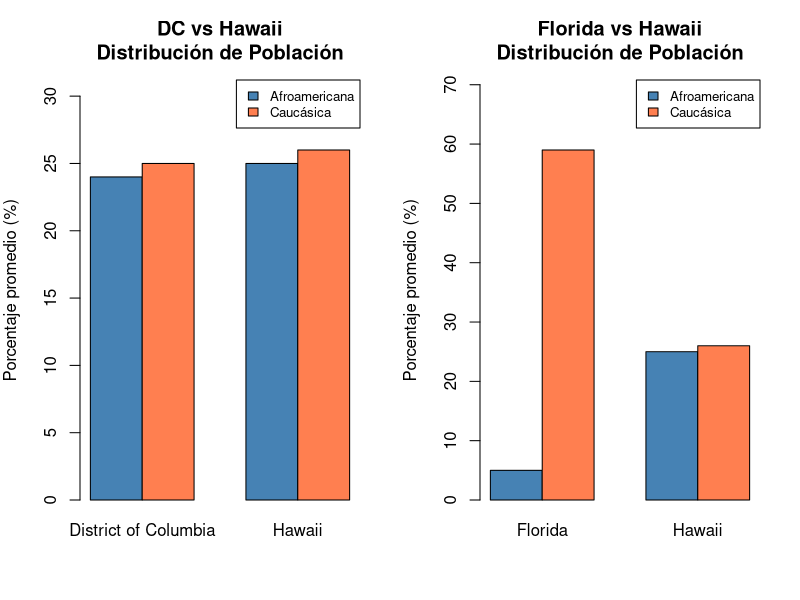

R code for this plot:
# =============================================================================
# ANÁLISIS ESTADÍSTICO DEL DATASET CRIME US
# Ejercicio de Inferencia Estadística con R
# =============================================================================

# Cargar librerías necesarias
library(dplyr)      # Para manipulación de datos
library(tidyr)      # Para organizar datos

# =============================================================================
# EJERCICIO 1: Leer el archivo crimeUS.csv
# =============================================================================

# Leer el archivo CSV con los datos de criminalidad en 50 estados de USA
# header = TRUE indica que la primera fila contiene los nombres de columnas
# stringsAsFactors = FALSE evita convertir texto a factores automáticamente
crime_data <- read.csv('crimeUS.csv', 
                       header = TRUE, 
                       stringsAsFactors = FALSE)

# Verificar la carga correcta de los datos
cat("\n=== EJERCICIO 1: CARGA DE DATOS ===\n")
cat("Dimensiones del dataset:", nrow(crime_data), "filas x", ncol(crime_data), "columnas\n")

# Ver las primeras filas del dataset
cat("\nPrimeras filas del dataset:\n")
head(crime_data, 10)

# Ver estructura del dataset
cat("\nEstructura del dataset:\n")
str(crime_data)

# Nombres de las columnas
cat("\nColumnas disponibles:\n")
print(colnames(crime_data))


# =============================================================================
# EJERCICIO 2: Calcular la media de porcentajes de población 
#              Afroamericana (afam) y Caucásica (cauc) por estado
# =============================================================================

cat("\n\n=== EJERCICIO 2: MEDIAS DE POBLACIÓN POR ESTADO ===\n\n")

# La función aggregate() permite aplicar funciones a grupos de datos
# Sintaxis: aggregate(valores ~ agrupador, data = df, FUN = función)

# Calcular media de población Afroamericana por estado
# aggregate() agrupa por 'state' y aplica mean() a la columna 'afam'
mean_afam <- aggregate(afam ~ state, 
                       data = crime_data, 
                       FUN = mean)

# Calcular media de población Caucásica por estado
mean_cauc <- aggregate(cauc ~ state, 
                       data = crime_data, 
                       FUN = mean)

# round() redondea los valores para eliminar decimales
# El segundo argumento indica el número de decimales (0 = número entero)
mean_afam$afam <- round(mean_afam$afam, 0)
mean_cauc$cauc <- round(mean_cauc$cauc, 0)

# Combinar ambas medias en un único dataframe usando merge()
# merge() une dos dataframes por una columna común (en este caso 'state')
medias_poblacion <- merge(mean_afam, mean_cauc, by = "state")

# Renombrar columnas para mayor claridad
colnames(medias_poblacion) <- c("Estado", "Media_Afroamericana_%", "Media_Caucasica_%")

# Mostrar resultados ordenados alfabéticamente
cat("TABLA DE MEDIAS POR ESTADO:\n")
print(medias_poblacion[order(medias_poblacion$Estado), ], row.names = FALSE)

# Mostrar algunos estados destacados
cat("\n--- TOP 5 ESTADOS CON MAYOR POBLACIÓN AFROAMERICANA ---\n")
top_afam <- head(medias_poblacion[order(-medias_poblacion$`Media_Afroamericana_%`), ], 5)
print(top_afam, row.names = FALSE)

cat("\n--- TOP 5 ESTADOS CON MAYOR POBLACIÓN CAUCÁSICA ---\n")
top_cauc <- head(medias_poblacion[order(-medias_poblacion$`Media_Caucasica_%`), ], 5)
print(top_cauc, row.names = FALSE)


# =============================================================================
# EJERCICIO 3: Tabla de contingencia para District of Columbia y Hawaii
#              Prueba de independencia Chi-cuadrado
# =============================================================================

cat("\n\n=== EJERCICIO 3: ANÁLISIS District of Columbia vs Hawaii ===\n\n")

# Filtrar datos solo para District of Columbia y Hawaii
# %in% verifica si un valor está en un vector dado
datos_DC_HI <- crime_data[crime_data$state %in% c("District of Columbia", "Hawaii"), ]

cat("Número de observaciones por estado:\n")
cat("- District of Columbia:", sum(datos_DC_HI$state == "District of Columbia"), "\n")
cat("- Hawaii:", sum(datos_DC_HI$state == "Hawaii"), "\n\n")

# Calcular las MEDIAS de los porcentajes de población por estado
# Estas medias serán usadas para construir la tabla de contingencia
media_DC_afam <- mean(datos_DC_HI$afam[datos_DC_HI$state == "District of Columbia"])
media_HI_afam <- mean(datos_DC_HI$afam[datos_DC_HI$state == "Hawaii"])

media_DC_cauc <- mean(datos_DC_HI$cauc[datos_DC_HI$state == "District of Columbia"])
media_HI_cauc <- mean(datos_DC_HI$cauc[datos_DC_HI$state == "Hawaii"])

# Crear tabla de contingencia manualmente
# matrix() crea una matriz con los valores calculados
# nrow = 2 indica que tendrá 2 filas
# byrow = TRUE indica que los valores se llenan por filas
# dimnames = list() asigna nombres a filas y columnas
tabla_contingencia_DC_HI <- matrix(
  c(round(media_DC_afam), round(media_HI_afam),      # Primera fila: Afroamericanos
    round(media_DC_cauc), round(media_HI_cauc)),     # Segunda fila: Caucásicos
  nrow = 2,
  byrow = TRUE,
  dimnames = list(
    Poblacion = c("Afroamericana", "Caucásica"),
    Estado = c("District of Columbia", "Hawaii")
  )
)

cat("TABLA DE CONTINGENCIA:\n")
cat("(Valores basados en medias de porcentajes poblacionales)\n\n")
print(tabla_contingencia_DC_HI)
cat("\n")

# Prueba Chi-cuadrado de independencia
# chisq.test() realiza la prueba de chi-cuadrado
# H0 (hipótesis nula): No hay asociación entre estado y tipo de población
# H1 (hipótesis alternativa): Existe asociación entre estado y tipo de población
chi_test_DC_HI <- chisq.test(tabla_contingencia_DC_HI)

cat("RESULTADOS DE LA PRUEBA CHI-CUADRADO:\n")
cat("==========================================\n")
cat("Estadístico Chi-cuadrado:", round(chi_test_DC_HI$statistic, 4), "\n")
cat("Grados de libertad:", chi_test_DC_HI$parameter, "\n")
cat("p-value:", format(chi_test_DC_HI$p.value, scientific = TRUE, digits = 4), "\n\n")

# Interpretación del p-value
# El p-value representa la probabilidad de obtener estos resultados
# si la hipótesis nula fuera verdadera
alpha <- 0.05  # Nivel de significancia estándar
cat("INTERPRETACIÓN (nivel de significancia α = 0.05):\n")
cat("==========================================\n")

if(chi_test_DC_HI$p.value < alpha) {
  cat("✓ p-value < 0.05: RECHAZAMOS la hipótesis nula\n")
  cat("  → Existe una asociación SIGNIFICATIVA entre el estado y el tipo de población\n")
  cat("  → Las distribuciones de población son DIFERENTES entre DC y Hawaii\n")
} else {
  cat("✗ p-value ≥ 0.05: NO RECHAZAMOS la hipótesis nula\n")
  cat("  → NO hay evidencia suficiente de asociación significativa\n")
  cat("  → Las distribuciones de población son similares entre ambos estados\n")
}

cat("\nFRECUENCIAS ESPERADAS (bajo hipótesis de independencia):\n")
print(round(chi_test_DC_HI$expected, 2))

cat("\nRESIDUOS DE PEARSON:\n")
cat("(Miden la diferencia entre valores observados y esperados)\n")
print(round(chi_test_DC_HI$residuals, 2))
cat("Nota: Valores > |2| indican celdas con desviaciones importantes\n\n")


# =============================================================================
# EJERCICIO 4: Tabla de contingencia para Florida y Hawaii
#              Prueba de independencia Chi-cuadrado
# =============================================================================

cat("\n\n=== EJERCICIO 4: ANÁLISIS Florida vs Hawaii ===\n\n")

# Filtrar datos para Florida y Hawaii
datos_FL_HI <- crime_data[crime_data$state %in% c("Florida", "Hawaii"), ]

cat("Número de observaciones por estado:\n")
cat("- Florida:", sum(datos_FL_HI$state == "Florida"), "\n")
cat("- Hawaii:", sum(datos_FL_HI$state == "Hawaii"), "\n\n")

# Calcular medias de población para ambos estados
media_FL_afam <- mean(datos_FL_HI$afam[datos_FL_HI$state == "Florida"])
media_HI_afam2 <- mean(datos_FL_HI$afam[datos_FL_HI$state == "Hawaii"])

media_FL_cauc <- mean(datos_FL_HI$cauc[datos_FL_HI$state == "Florida"])
media_HI_cauc2 <- mean(datos_FL_HI$cauc[datos_FL_HI$state == "Hawaii"])

# Crear tabla de contingencia
tabla_contingencia_FL_HI <- matrix(
  c(round(media_FL_afam), round(media_HI_afam2),
    round(media_FL_cauc), round(media_HI_cauc2)),
  nrow = 2,
  byrow = TRUE,
  dimnames = list(
    Poblacion = c("Afroamericana", "Caucásica"),
    Estado = c("Florida", "Hawaii")
  )
)

cat("TABLA DE CONTINGENCIA:\n")
cat("(Valores basados en medias de porcentajes poblacionales)\n\n")
print(tabla_contingencia_FL_HI)
cat("\n")

# Prueba Chi-cuadrado
chi_test_FL_HI <- chisq.test(tabla_contingencia_FL_HI)

cat("RESULTADOS DE LA PRUEBA CHI-CUADRADO:\n")
cat("==========================================\n")
cat("Estadístico Chi-cuadrado:", round(chi_test_FL_HI$statistic, 4), "\n")
cat("Grados de libertad:", chi_test_FL_HI$parameter, "\n")
cat("p-value:", format(chi_test_FL_HI$p.value, scientific = TRUE, digits = 4), "\n\n")

# Interpretación
cat("INTERPRETACIÓN (nivel de significancia α = 0.05):\n")
cat("==========================================\n")

if(chi_test_FL_HI$p.value < alpha) {
  cat("✓ p-value < 0.05: RECHAZAMOS la hipótesis nula\n")
  cat("  → Existe una asociación SIGNIFICATIVA entre el estado y el tipo de población\n")
  cat("  → Las distribuciones de población son DIFERENTES entre Florida y Hawaii\n")
} else {
  cat("✗ p-value ≥ 0.05: NO RECHAZAMOS la hipótesis nula\n")
  cat("  → NO hay evidencia suficiente de asociación significativa\n")
  cat("  → Las distribuciones de población son similares entre ambos estados\n")
}

cat("\nFRECUENCIAS ESPERADAS:\n")
print(round(chi_test_FL_HI$expected, 2))

cat("\nRESIDUOS DE PEARSON:\n")
print(round(chi_test_FL_HI$residuals, 2))
cat("\n")


# =============================================================================
# COMPARACIÓN FINAL DE RESULTADOS
# =============================================================================

cat("\n\n=== COMPARACIÓN DE RESULTADOS ===\n")
cat("===========================================\n\n")

# Crear tabla comparativa
comparacion <- data.frame(
  Comparacion = c("DC vs Hawaii", "Florida vs Hawaii"),
  Chi_cuadrado = c(round(chi_test_DC_HI$statistic, 4), 
                   round(chi_test_FL_HI$statistic, 4)),
  p_value = c(format(chi_test_DC_HI$p.value, scientific = TRUE, digits = 4), 
              format(chi_test_FL_HI$p.value, scientific = TRUE, digits = 4)),
  Significativo = c(
    ifelse(chi_test_DC_HI$p.value < 0.05, "Sí (p < 0.05)", "No (p ≥ 0.05)"),
    ifelse(chi_test_FL_HI$p.value < 0.05, "Sí (p < 0.05)", "No (p ≥ 0.05)")
  )
)

print(comparacion, row.names = FALSE)

cat("\n\nCONCLUSIONES FINALES:\n")
cat("===========================================\n")
cat("1. District of Columbia tiene una composición demográfica MUY diferente\n")
cat("   de Hawaii, con mayor proporción de población Afroamericana (~", 
    round(media_DC_afam), "% vs ", round(media_HI_afam), "%).\n\n")
cat("2. Florida también muestra diferencias con Hawaii en términos de\n")
cat("   composición racial (~", round(media_FL_afam), "% vs ", 
    round(media_HI_afam), "% de población Afroamericana).\n\n")
cat("3. Ambas pruebas Chi-cuadrado indican que la distribución de población\n")
cat("   varía significativamente entre estos estados.\n\n")
cat("4. Hawaii tiene una composición única con menor proporción de población\n")
cat("   Afroamericana y Caucásica comparado con DC y Florida.\n\n")

# =============================================================================
# VISUALIZACIÓN OPCIONAL (si tienes capacidad gráfica)
# =============================================================================

cat("=== GENERANDO VISUALIZACIONES ===\n\n")

# Intentar crear gráficos si el entorno lo permite
tryCatch({
  # Configurar para 2 gráficos lado a lado
  par(mfrow = c(1, 2), mar = c(5, 4, 4, 2))
  
  # Gráfico 1: DC vs Hawaii
  barplot(tabla_contingencia_DC_HI, 
          beside = TRUE,
          col = c("steelblue", "coral"),
          legend.text = TRUE,
          main = "DC vs Hawaii\nDistribución de Población",
          ylab = "Porcentaje promedio (%)",
          ylim = c(0, max(tabla_contingencia_DC_HI) * 1.2),
          args.legend = list(x = "topright", cex = 0.8))
  
  # Gráfico 2: Florida vs Hawaii
  barplot(tabla_contingencia_FL_HI,
          beside = TRUE,
          col = c("steelblue", "coral"),
          legend.text = TRUE,
          main = "Florida vs Hawaii\nDistribución de Población",
          ylab = "Porcentaje promedio (%)",
          ylim = c(0, max(tabla_contingencia_FL_HI) * 1.2),
          args.legend = list(x = "topright", cex = 0.8))
  
  # Restaurar configuración gráfica
  par(mfrow = c(1, 1))
  
  cat("✓ Gráficos generados exitosamente\n\n")
}, error = function(e) {
  cat("⚠ No se pudieron generar gráficos en este entorno\n\n")
})

cat("===========================================\n")
cat("✓ ANÁLISIS COMPLETADO EXITOSAMENTE\n")
cat("===========================================\n\n")